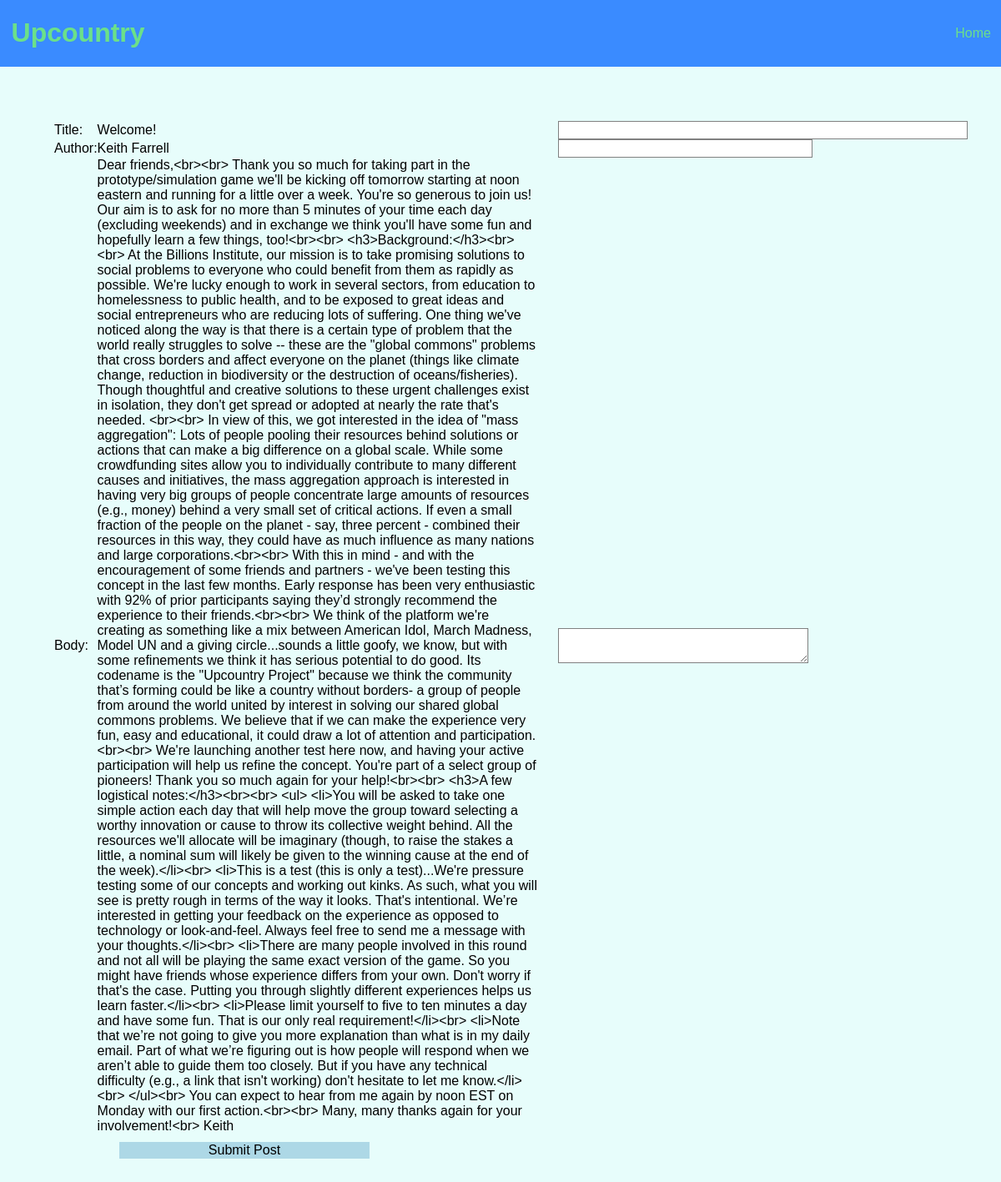
The page /edit-post/1 on the database its author committed.
### app/models.py (models this page shows, shortened)
class Post(db.Model):
    id = db.Column(db.Integer, primary_key=True)
    timestamp = db.Column(db.DateTime, default=datetime.utcnow)
    author = db.Column(db.String(64))
    title = db.Column(db.String(140))
    body = db.Column(db.String(7500))
    questions = db.relationship('Question', backref='post', lazy='dynamic')
    comments = db.relationship('Comment', backref='post', lazy='dynamic')

### app/views.py (the view, shortened to what this page needs)
@app.route('/edit-post/<post_id>', methods=['GET', 'POST'])
def edit(post_id):
    post = Post.query.filter_by(id=post_id)
    form = PostForm()
    return render_template('edit-post.html',
                            title='Edit Post',
                            form=form,
                            post=post[0])

### app/forms.py
class PostForm(Form):
    title = StringField('title', validators=[DataRequired()])
    author = StringField('author', validators=[DataRequired()])
    body = TextAreaField('body', validators=[DataRequired()])

### app/templates/edit-post.html (shortened to what this page needs)
{% extends "base.html" %}
{% block content %}
<div class="post">
<form action="" method="post" name="post">
    <table>
        <tr>
          <td>Title:</td>
          <td>{{ post.title }}</td>
          <td>{{ form.title(size=50, maxLength=140) }}</td>
        </tr>
        <tr>
          <td>Author:</td>
          <td>{{ post.author }}</td>
          <td>{{ form.author(size=30, maxLength=64) }}</td>
        </tr>
        <tr>
          <td>Body:</td>
          <td>{{ post.body }}</td>
          <td>{{ form.body(size=500, maxLength=7500) }}</td>
        </tr>
        <tr>
            <td></td>
            <td><input type="submit" value="Submit Post"></td>
            <td></td>
        </tr>
    </table>
</form>
</div>
{% endblock %}

### app/static/base.css (style rules this page uses)
*, *:before, *:after { box-sizing: inherit; }
html { box-sizing: border-box; }
body { color: black; background: rgba(137,248,238,0.2); font: "source-sans-pro", "helvetica"; min-width: 100%; }
.post { margin: 5%; }
input { min-width: 300px; border: 1px solid gray; margin-left: 5%; }
textarea { width: 300px; border: 1px solid gray; margin-left: 5%; }
form { display: block; padding: 5px; border-radius: 5px; color: #333; }
input[type="submit"] { border: none; margin-top: 2%; background: lightblue; }

### rows shown on the page
Post: title "Welcome!", author "Keith Farrell", body "Dear friends,<br><br> Thank you so much for taking part in the prototype/simulation game we'll be kicking off tomorrow starting at noon eastern and running for a little over a week. You're so generous to join us! Our aim is to ask for no more than 5 minutes of your time each day (excluding weekends) and in exchange we think you'll have some fun and hopefully learn a few things, too!<br><br> <h3>Background:</h3><br><br> At the Billions Institute, our mission is to take promising solutions to social problems to everyone who could benefit from them as rapidly as possible. We're lucky enough to work in several sectors, from education to homelessness to public health, and to be exposed to great…"
